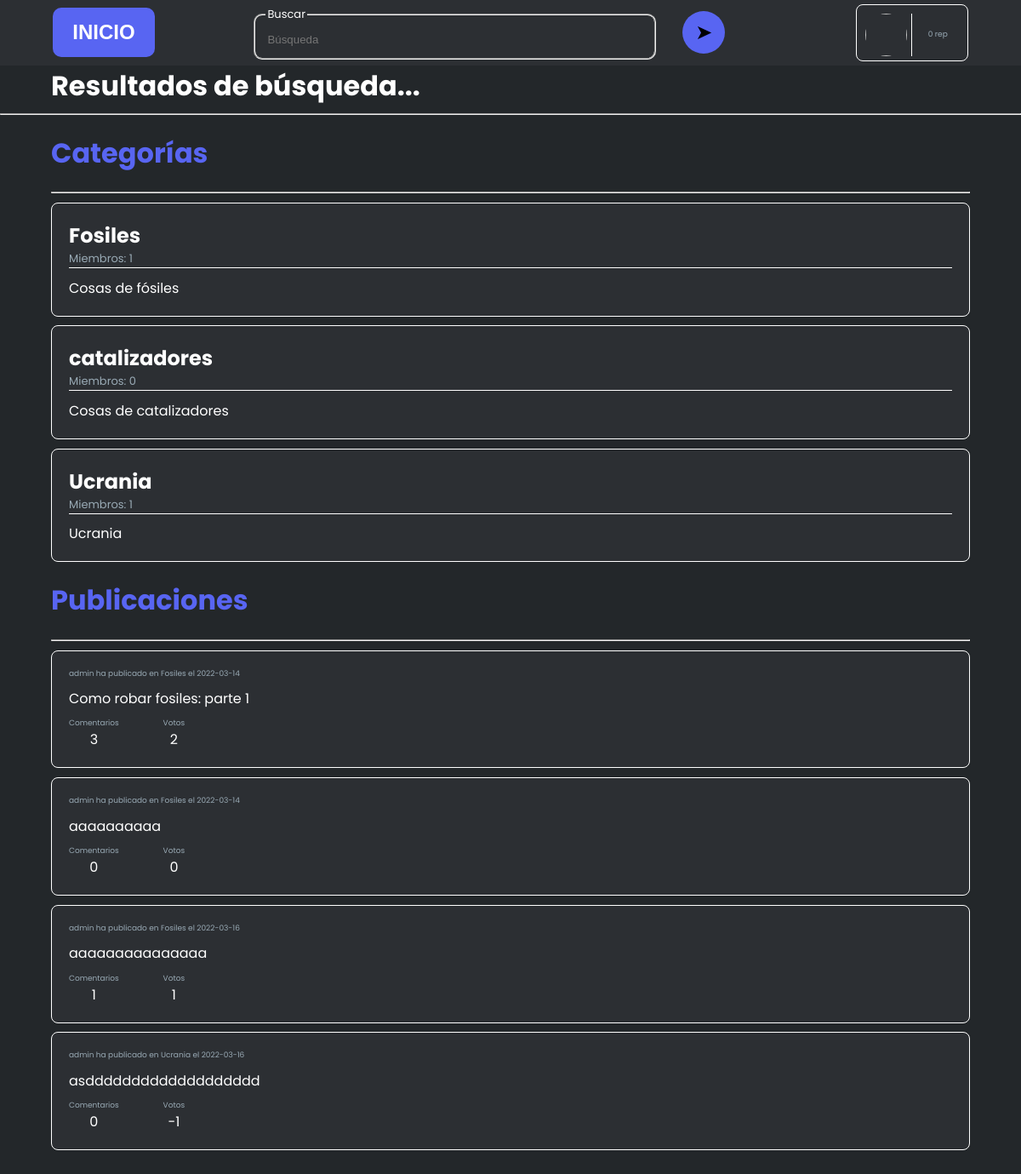
The page /sitio/search/index.php on the database as committed earlier.
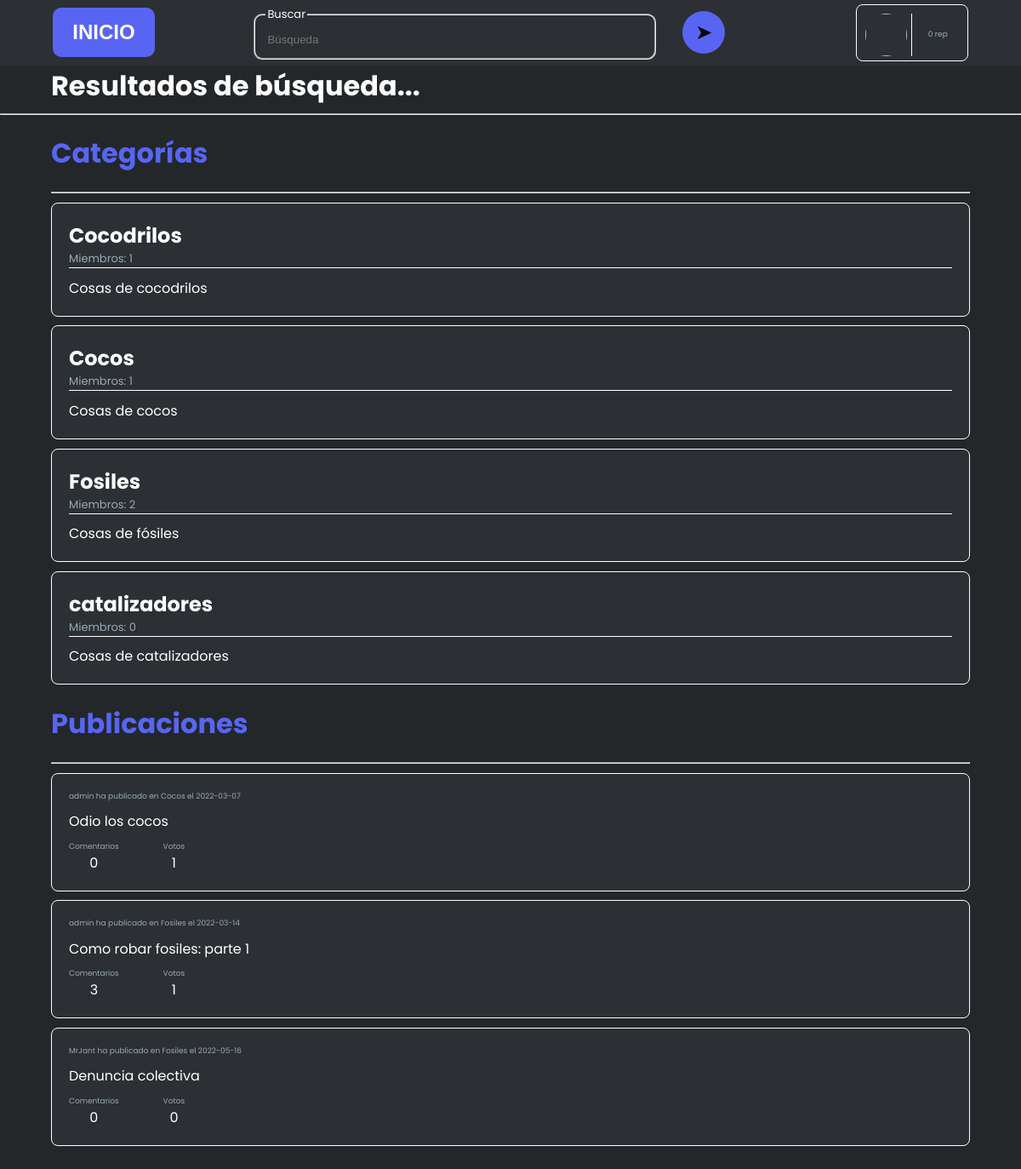
The same page on the database as committed later.
### tables this page shows
CREATE TABLE `categorias` (
  `id` int(11) NOT NULL AUTO_INCREMENT,
  `nombre` varchar(16) DEFAULT NULL,
  `descripcion` varchar(255) DEFAULT NULL,
  `propietario` varchar(16) DEFAULT NULL,
  `fecha_creacion` date DEFAULT current_timestamp(),
  PRIMARY KEY (`id`),
  KEY `propietario` (`propietario`),
  CONSTRAINT `categorias_ibfk_1` FOREIGN KEY (`propietario`) REFERENCES `usuarios` (`alias`) ON DELETE CASCADE
);

CREATE TABLE `articulos` (
  `id` int(11) NOT NULL AUTO_INCREMENT,
  `titulo` varchar(150) DEFAULT NULL,
  `contenido` longtext DEFAULT NULL,
  `op` varchar(16) DEFAULT NULL,
  `categoria` int(11) DEFAULT NULL,
  `fecha_publicacion` date DEFAULT current_timestamp(),
  PRIMARY KEY (`id`),
  KEY `op` (`op`),
  KEY `categoria` (`categoria`),
  CONSTRAINT `articulos_ibfk_1` FOREIGN KEY (`op`) REFERENCES `usuarios` (`alias`) ON DELETE CASCADE,
  CONSTRAINT `articulos_ibfk_2` FOREIGN KEY (`categoria`) REFERENCES `categorias` (`id`) ON DELETE CASCADE
);

### sitio/search/index.php (the view, shortened to what this page needs)
<!DOCTYPE html><html lang="es">
<head>
    <link rel="stylesheet" href="resources/styles.css">
</head>
<body>
    <?php
        require_once("../../conexion/utils.php");
        $busqueda = $_POST['buscar'];
        if(!isset($con)) $con = new mysqli("localhost", "root", "", "Scope");
    ?>
    <div id="header">
        <div class="inicio">
            <button class="btn btnInicio" onclick="location.href='../home'">INICIO</button>
        </div>
        <form id='formBuscar' class="busqueda" method='post' action="../search/">
            <div id="divFieldset">
                <fieldset id="fieldsetBuscar">
                    <legend>Buscar</legend>
                    <input type="text" class="input buscar" id="buscar" name="buscar" placeholder="Búsqueda">
                </fieldset>
            </div>
            <button type="button" class='btn btnBuscar' id='btnBuscar'>
                ➤
            </button>
        </form>
        <div class="perfil">
            <img id="fotoPerfil">
            <div class="alias">
                <div class="rep"><?php
                    $res = $con->query("SELECT (SELECT COUNT(*) FROM votosxarticulos WHERE art IN (SELECT id FROM articulos WHERE op='".$_SESSION['user']['alias']."') AND positivo=1) - (SELECT COUNT(*) FROM votosxarticulos WHERE art IN (SELECT id FROM articulos WHERE op='".$_SESSION['user']['alias']."') AND positivo=0) as rep");
                    $rep = mysqli_fetch_assoc($res);
                    echo $rep['rep'];
                ?> rep</div>
            </div>
        </div>
    </div>
    <h1 class="head">Resultados de búsqueda...</h1>
    <hr/>
    <div class="resultado">
        <div class="categorias">
            <h1>Categorías</h1>
            <hr/>
            <?php
                $res = $con->query("SELECT * FROM categorias WHERE nombre LIKE '%".$busqueda."%'");
                if($res->num_rows < 1) echo "No se han encontrado categorías...";
                else{
                    while ($row = mysqli_fetch_assoc($res)) $categorias[] = $row;
                    for ($i = 0; $i < count($categorias); $i++){
                        $res = $con->query("SELECT * FROM usuariosxcategorias WHERE idCat = ".$categorias[$i]['id']);
                        $categorias[$i]['nSeguidores'] = $res->num_rows;
                        echo "<div class='categoria' id='".$categorias[$i]['id']."'>
                            <div class='nombre'>".$categorias[$i]['nombre']."</div>
                            <div class='nSeguidores'>Miembros: ".$categorias[$i]['nSeguidores']."</div>
                            <div class='descripcion'>"; if ($categorias[$i]['descripcion'] == "") echo "(Sin descripción)"; else echo base64_decode($categorias[$i]['descripcion']); echo "</div>
                        </div>";
                    }
                }
            ?>
        </div>
        <div class="articulos">
            <h1>Publicaciones</h1>
            <hr/>
            <?php
                $res = $con->query("SELECT * FROM articulos WHERE titulo LIKE '%".$busqueda."%'");
                if($res->num_rows < 1) echo "No se han encontrado publicaciones...";
                else{
                    while ($row = mysqli_fetch_assoc($res)) $publicaciones[] = $row;
                    for ($i = 0; $i < count($publicaciones); $i++){
                        $res = $con->query("SELECT * FROM comentarios WHERE articulo = ".$publicaciones[$i]['id']);
                        $comentarios = $res->num_rows;
                        $publicaciones[$i]['nComentarios'] = $comentarios;
                        $res = $con->query("SELECT nombre FROM categorias WHERE id = ".$publicaciones[$i]['categoria']);
                        $nombreCat = mysqli_fetch_assoc($res);
                        $publicaciones[$i]['nombreCat'] = $nombreCat['nombre'];
                        $res = $con->query("SELECT (SELECT COUNT(*) FROM votosxarticulos WHERE positivo=1 AND art=".$publicaciones[$i]['id'].") - (SELECT COUNT(*) FROM votosxarticulos WHERE positivo=0 AND art=".$publicaciones[$i]['id'].") AS votos");
                        $votos = mysqli_fetch_assoc($res);
                        $publicaciones[$i]['votos'] = $votos['votos'];
                        echo "<div class='articulo' id='".$publicaciones[$i]['id']."'>
                            <div class='nombreCat'>".$publicaciones[$i]['op']." ha publicado en ".$publicaciones[$i]['nombreCat']." el ".$publicaciones[$i]['fecha_publicacion']."</div>
                            <div>".
                                $publicaciones[$i]['titulo']
                                ."
                                <div class='artAside'>
                                    <div class='comentarios'>
                                        <div>Comentarios</div>
                                        <div>".$publicaciones[$i]['nComentarios']."</div>
                                    </div>
                                    <div class='votos'>
                                        <div>Votos</div>
                                        <div>".$publicaciones[$i]['votos']."</div>
                                    </div>
                                </div>
                            </div>
                        </div>";
                    }
                }
            ?>
        </div>
    </div>
</body>
</html>

### sitio/search/resources/styles.css (style rules this page uses)
html, body { width: 100vw; height: 100vh; overflow: auto; }
body { margin: 0; padding: 0; background-color: #23272A; font-family: "Poppins", Arial, Sans-Serif; color: white; }
.btn { padding-top: 6%; padding-bottom: 6%; width: 100%; border: none; border-radius: 10px; background-color: rgb(88, 101, 242); cursor: pointer; }
fieldset { cursor: text; text-align: start; border-radius: 10px; }
fieldset > legend { font-size: small; }
.input { border: none; background: transparent; width: 100%; height: 100%; }
#header { display: flex; flex-wrap: nowrap; flex-direction: row; justify-content: space-around; align-items: center; background-color: #2C2F33; padding: .3em; }
.inicio { font-weight: 700; text-align: center; width: 10%; min-width: 120px; }
.perfil { cursor: pointer; border: 1px solid white; border-radius: .5em; display: flex; flex-direction: row; width: 120px; height: 55px; padding: 5px; }
.perfil img { display: inline-block; width: 50px; height: 50px; border-radius: 50%; margin: 5px; }
.alias { width: 50px; height: 50px; display: flex; align-items: center; justify-content: center; flex-direction: column; margin: 5px; margin-left: 0px; padding-left: 5px; border-left: 1px solid white; }
.rep { text-align: center; width: 100%; color: #99AAB5; font-size: xx-small; }
.btnInicio { padding: 15px; color: white; font-weight: 600; font-size: x-large; }
.articulos { width: 100%; }
.articulo, .categoria { padding: 20px; cursor: pointer; max-width: 100%; margin-top: 1%; margin-bottom: 1%; border-radius: .5em; border: 1px solid white; background-color: #2C2F33; display: flex; flex-wrap: nowrap; flex-direction: column; justify-content: space-between; align-items: flex-start; }
.articulo > div:nth-child(2) { display: flex; flex-wrap: nowrap; justify-content: space-between; flex-direction: column; width: 100%; }
.artAside { margin-top: 1%; display: flex; flex-wrap: nowrap; flex-direction: row; align-items: flex-start; }
.votos, .comentarios { display: flex; flex-direction: column; flex-wrap: nowrap; }
.votos div:first-child, .comentarios div:first-child { color: #99AAB5; font-size: xx-small; }
.votos div:last-child, .comentarios div:last-child { text-align: center; }
.nombreCat { color: #99AAB5; font-size: xx-small; width: 100%; margin-bottom: 1%; }
.comentarios { margin-right: 5%; }
.btnBuscar { margin-left: 5%; border-radius: 50%; font-size: x-large; padding: 1%; width: 50px; height: 50px; display: flex; justify-content: center; align-items: center; }
.busqueda { width: 50%; display: flex; flex-direction: row; align-items: center; }
#divFieldset { width: 80%; }
#buscar { color: white; }
.resultado, .head { margin: 5%; margin-top: 0; margin-bottom: 0; }
.categoria .nombre { font-weight: bold; font-size: x-large; }
.categoria .nSeguidores { color: #99AAB5; font-size: small; border-bottom: 1px solid white; width: 100%; margin-bottom: 1%; }
.resultado h1 { color: rgb(88, 101, 242); }

Rows that differ between the two databases and show on the page:
removed categorias: nombre "Ucrania", nSeguidores "1", descripcion "Ucrania"
removed articulos: op "admin", nombreCat "Fosiles", fecha_publicacion "2022-03-14", titulo "aaaaaaaaaa", nComentarios "0", votos "0"
removed articulos: op "admin", nombreCat "Fosiles", fecha_publicacion "2022-03-16", titulo "aaaaaaaaaaaaaaa", nComentarios "1", votos "1"
removed articulos: op "admin", nombreCat "Ucrania", fecha_publicacion "2022-03-16", titulo "asddddddddddddddddddd", nComentarios "0", votos "-1"
added categorias: nombre "Cocodrilos", nSeguidores "1", descripcion "Cosas de cocodrilos"
added categorias: nombre "Cocos", nSeguidores "1", descripcion "Cosas de cocos"
changed categorias "Fosiles": nSeguidores "1" → "2"
added articulos: op "admin", nombreCat "Cocos", fecha_publicacion "2022-03-07", titulo "Odio los cocos", nComentarios "0", votos "1"
changed articulos "Como robar fosiles: parte 1": votos "2" → "1"
added articulos: op "MrJant", nombreCat "Fosiles", fecha_publicacion "2022-05-16", titulo "Denuncia colectiva", nComentarios "0", votos "0"
